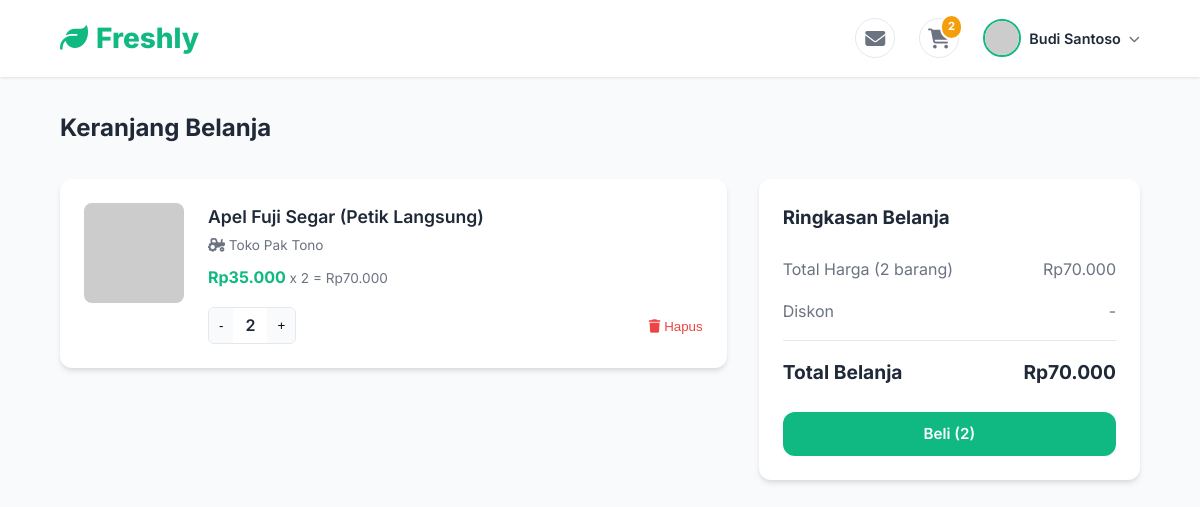
/cart.php (signed in), run on the app's committed database.
### tables this page shows
CREATE TABLE IF NOT EXISTS users (
    id INT AUTO_INCREMENT PRIMARY KEY,
    name VARCHAR(100) NOT NULL,
    email VARCHAR(150) NOT NULL UNIQUE,
    password_hash VARCHAR(255) NOT NULL,
    phone VARCHAR(30) DEFAULT NULL,
    address TEXT DEFAULT NULL,
    role ENUM('buyer', 'seller', 'admin') NOT NULL DEFAULT 'buyer',
    seller_status ENUM('pending', 'approved', 'rejected') DEFAULT NULL,
    avatar_url VARCHAR(500) DEFAULT NULL,
    store_name VARCHAR(150) DEFAULT NULL,
    store_location VARCHAR(200) DEFAULT NULL,
    created_at DATETIME NOT NULL DEFAULT CURRENT_TIMESTAMP,
    updated_at DATETIME NOT NULL DEFAULT CURRENT_TIMESTAMP ON UPDATE CURRENT_TIMESTAMP
);

CREATE TABLE IF NOT EXISTS cart_items (
    id INT AUTO_INCREMENT PRIMARY KEY,
    user_id INT NOT NULL,
    product_id INT NOT NULL,
    quantity INT NOT NULL DEFAULT 1,
    created_at DATETIME NOT NULL DEFAULT CURRENT_TIMESTAMP,
    UNIQUE KEY unique_cart_item (user_id, product_id),
    FOREIGN KEY (user_id) REFERENCES users(id) ON DELETE CASCADE,
    FOREIGN KEY (product_id) REFERENCES products(id) ON DELETE CASCADE
);

CREATE TABLE IF NOT EXISTS products (
    id INT AUTO_INCREMENT PRIMARY KEY,
    seller_id INT NOT NULL,
    category_id INT DEFAULT NULL,
    name VARCHAR(200) NOT NULL,
    weight VARCHAR(50) DEFAULT NULL,
    price INT NOT NULL DEFAULT 0,
    original_price INT DEFAULT NULL,
    stock INT NOT NULL DEFAULT 0,
    quality VARCHAR(100) DEFAULT NULL,
    harvest_method VARCHAR(100) DEFAULT NULL,
    description TEXT DEFAULT NULL,
    image_url VARCHAR(500) DEFAULT NULL,
    badge VARCHAR(50) DEFAULT NULL,
    preorder_available TINYINT(1) NOT NULL DEFAULT 0,
    preorder_date DATE DEFAULT NULL,
    rating_avg DECIMAL(2,1) NOT NULL DEFAULT 0.0,
    sold_count INT NOT NULL DEFAULT 0,
    is_active TINYINT(1) NOT NULL DEFAULT 1,
    created_at DATETIME NOT NULL DEFAULT CURRENT_TIMESTAMP,
    updated_at DATETIME NOT NULL DEFAULT CURRENT_TIMESTAMP ON UPDATE CURRENT_TIMESTAMP,
    FOREIGN KEY (seller_id) REFERENCES users(id) ON DELETE CASCADE,
    FOREIGN KEY (category_id) REFERENCES categories(id) ON DELETE SET NULL
);

### includes/helpers.php (called while the page is built, shortened)
<?php
function formatRupiah(int $amount): string {
    return "Rp" . number_format($amount, 0, ',', '.');
}
function isLoggedIn(): bool {
    return isset($_SESSION['user_id']);
}
function getCurrentUser(): ?array {
    static $user = null;
    if ($user === null) {
        $db = getDB();
        $stmt = $db->prepare("SELECT * FROM users WHERE id = ?");
        $stmt->execute([$_SESSION['user_id']]);
        $user = $stmt->fetch();
    }
    return $user;
}
function getCartCount(): int {
    $db = getDB();
    $stmt = $db->prepare("SELECT COALESCE(SUM(quantity), 0) FROM cart_items WHERE user_id = ?");
    $stmt->execute([$_SESSION['user_id']]);
    return (int) $stmt->fetchColumn();
}
function sanitize(string $input): string {
    return htmlspecialchars(trim($input), ENT_QUOTES, 'UTF-8');
}
function getProductImage(string $imageUrl): string {
    if (str_starts_with($imageUrl, 'http')) {
        return $imageUrl;
    }
    return BASE_URL . '/uploads/products/' . $imageUrl;
}
function getAvatarUrl(?string $name): string {
    $name = $name ?? 'User';
    return 'https://ui-avatars.com/api/?name=' . urlencode($name) . '&background=10b981&color=fff';
}

### cart.php (the view, shortened to what this page needs)
<?php
require_once __DIR__ . '/includes/helpers.php';
$db = getDB();
$userId = $_SESSION['user_id'];
$stmt = $db->prepare("
    SELECT ci.*, p.name, p.price, p.image_url, p.weight, p.stock,
           u.store_name, u.name as farmer_name
    FROM cart_items ci
    JOIN products p ON ci.product_id = p.id
    JOIN users u ON p.seller_id = u.id
    WHERE ci.user_id = ?
    ORDER BY ci.created_at DESC
");
$stmt->execute([$userId]);
$cartItems = $stmt->fetchAll();
$subtotal = 0;
$totalItems = 0;
foreach ($cartItems as $item) {
    $subtotal += $item['price'] * $item['quantity'];
    $totalItems += $item['quantity'];
}
?>
<!DOCTYPE html>
<html lang="id">
<head>
    <link rel="stylesheet" href="https://cdnjs.cloudflare.com/ajax/libs/font-awesome/6.4.0/css/all.min.css">
    <link rel="stylesheet" href="assets/css/style.css">
</head>
<body>
    <?php $navbarType = 'simple'; include __DIR__ . '/includes/navbar.php'; ?>
    <div style="padding:0 5%;max-width:1200px;margin:0 auto;">
        <h2 style="margin-top:2rem;">Keranjang Belanja</h2>
        <?php if(empty($cartItems)): ?>
        <div style="text-align:center;padding:4rem 2rem;color:var(--text-muted);">
            <i class="fa-solid fa-cart-shopping" style="font-size:4rem;margin-bottom:1rem;display:block;opacity:0.3;"></i>
            <h3>Keranjang Anda kosong</h3>
            <p style="margin-bottom:1.5rem;">Yuk mulai belanja produk segar dari petani!</p>
            <a href="<?= BASE_URL ?>/index.php" class="btn btn-primary" style="text-decoration:none;">Mulai Belanja</a>
        </div>
        <?php else: ?>
        <div class="cart-section">
            <div class="cart-items">
                <?php foreach($cartItems as $item): ?>
                <div class="cart-item">
                    <img src="<?= getProductImage($item['image_url']??'') ?>" alt="<?= sanitize($item['name']) ?>" onerror="this.src='https://via.placeholder.com/100'">
                    <div class="item-details">
                        <div class="item-title"><?= sanitize($item['name']) ?></div>
                        <div style="font-size:0.85rem;color:var(--text-muted);margin-bottom:0.5rem;"><i class="fa-solid fa-tractor"></i> <?= sanitize($item['store_name']??$item['farmer_name']) ?></div>
                        <div class="item-price"><?= formatRupiah($item['price']) ?> <span style="font-weight:400;color:var(--text-muted);font-size:0.85rem;">x <?= $item['quantity'] ?> = <?= formatRupiah($item['price']*$item['quantity']) ?></span></div>
                        <div class="item-actions">
                            <form method="POST" style="display:flex;border:1px solid #e5e7eb;border-radius:6px;overflow:hidden;">
                                <button type="submit" name="quantity" value="<?= max(1,$item['quantity']-1) ?>" style="padding:5px 10px;border:none;cursor:pointer;background:var(--bg-color);">-</button>
                                <span style="padding:5px 12px;font-weight:600;display:flex;align-items:center;"><?= $item['quantity'] ?></span>
                                <button type="submit" name="quantity" value="<?= min($item['stock'],$item['quantity']+1) ?>" style="padding:5px 10px;border:none;cursor:pointer;background:var(--bg-color);">+</button>
                            </form>
                            <form method="POST">
                                <button type="submit" style="border:none;background:transparent;color:#ef4444;cursor:pointer;"><i class="fa-solid fa-trash"></i> Hapus</button>
                            </form>
                        </div>
                    </div>
                </div>
                <?php endforeach; ?>
            </div>
            <div class="cart-summary">
                <h3 style="margin-bottom:1.5rem;">Ringkasan Belanja</h3>
                <div class="summary-row"><span>Total Harga (<?= $totalItems ?> barang)</span><span><?= formatRupiah($subtotal) ?></span></div>
                <div class="summary-row"><span>Diskon</span><span>-</span></div>
                <div class="summary-total"><span>Total Belanja</span><span><?= formatRupiah($subtotal) ?></span></div>
                <a href="<?= BASE_URL ?>/checkout.php" class="btn btn-primary" style="width:100%;margin-top:1.5rem;text-align:center;display:block;text-decoration:none;">Beli (<?= $totalItems ?>)</a>
            </div>
        </div>
        <?php endif; ?>
    </div>
</body>
</html>

### includes/navbar.php (shortened to what this page needs)
<?php
$currentUser = getCurrentUser();
$cartCount = getCartCount();
$isLogged = isLoggedIn();
$userRole = $_SESSION['role'] ?? '';
?>
<nav class="navbar">
    <a href="<?= BASE_URL ?>/index.php" class="nav-brand">
        <i class="fa-solid fa-leaf"></i> Freshly
    </a>
    <div class="nav-actions">
        <?php if ($isLogged): ?>
            <?php if ($userRole === 'buyer'): ?>
                <div class="icon-action" onclick="window.location.href='<?= BASE_URL ?>/chat.php'" title="Pesan">
                    <i class="fa-solid fa-envelope fa-lg"></i>
                </div>
                <div class="icon-action cart-icon" onclick="window.location.href='<?= BASE_URL ?>/cart.php'" title="Keranjang">
                    <i class="fa-solid fa-cart-shopping fa-lg"></i>
                    <?php if ($cartCount > 0): ?>
                        <span class="icon-badge cart-badge"><?= $cartCount ?></span>
                    <?php endif; ?>
                </div>
            <?php endif; ?>
            <div class="user-profile-dropdown" style="position:relative;">
                <div style="display:flex; align-items:center; gap:8px; cursor:pointer;" onclick="this.parentElement.querySelector('.dropdown-menu').classList.toggle('show')">
                    <img src="<?= getAvatarUrl($currentUser['name'] ?? 'User') ?>" style="width:38px; height:38px; border-radius:50%; border: 2px solid var(--primary-color);" alt="Profile">
                    <span style="font-weight:600; font-size:0.9rem; max-width:120px; overflow:hidden; text-overflow:ellipsis; white-space:nowrap;"><?= sanitize($currentUser['name'] ?? '') ?></span>
                    <i class="fa-solid fa-chevron-down" style="font-size:0.7rem; color:var(--text-muted);"></i>
                </div>
            </div>
        <?php else: ?>
            <button class="btn btn-outline" onclick="window.location.href='<?= BASE_URL ?>/login.php'">Masuk</button>
            <button class="btn btn-primary" onclick="window.location.href='<?= BASE_URL ?>/register.php'">Daftar</button>
        <?php endif; ?>
    </div>
</nav>

### assets/css/style.css (style rules this page uses)
:root { --primary-color: #10b981; --primary-dark: #059669; --secondary-color: #f59e0b; --bg-color: #f9fafb; --text-main: #1f2937; --text-muted: #6b7280; --white: #ffffff; --border-color: #e5e7eb; --radius: 12px; --shadow: 0 4px 6px -1px rgba(0, 0, 0, 0.1), 0 2px 4px -1px rgba(0, 0, 0, 0.06); --shadow-hover: 0 10px 15px -3px rgba(0, 0, 0, 0.1), 0 4px 6px -2px rgba(0, 0, 0, 0.05); --transition: all 0.3s ease; }
* { margin: 0; padding: 0; box-sizing: border-box; }
body { font-family: 'Inter', sans-serif; background-color: var(--bg-color); color: var(--text-main); line-height: 1.6; }
a { text-decoration: none; color: inherit; }
.navbar { position: sticky; top: 0; z-index: 100; background-color: rgba(255, 255, 255, 0.9); backdrop-filter: blur(10px); box-shadow: 0 1px 3px 0 rgba(0, 0, 0, 0.1); padding: 1rem 5%; display: flex; align-items: center; justify-content: space-between; gap: 2rem; }
.nav-brand { font-size: 1.75rem; font-weight: 800; color: var(--primary-color); display: flex; align-items: center; gap: 0.5rem; }
.nav-actions { display: flex; align-items: center; gap: 1.5rem; }
.icon-action { position: relative; color: var(--text-muted); cursor: pointer; transition: var(--transition); display: flex; align-items: center; justify-content: center; width: 40px; height: 40px; border-radius: 50%; background-color: var(--white); border: 1px solid var(--border-color); }
.icon-badge { position: absolute; top: -5px; right: -5px; background-color: var(--secondary-color); color: white; font-size: 0.7rem; font-weight: bold; padding: 0.1rem 0.4rem; border-radius: 50%; border: 2px solid white; }
.btn { padding: 0.6rem 1.25rem; border-radius: var(--radius); font-weight: 600; font-size: 0.95rem; cursor: pointer; transition: var(--transition); border: none; }
.btn-primary { background-color: var(--primary-color); color: white; }

### cart.php (style rules this page uses)
.cart-section { padding:2rem 0; display:flex; gap:2rem; margin-bottom:4rem; }
.cart-items { flex:2; }
.cart-summary { flex:1; background:var(--white); padding:1.5rem; border-radius:var(--radius); box-shadow:var(--shadow); height:fit-content; position:sticky; top:100px; }
.cart-item { display:flex; gap:1.5rem; background:var(--white); padding:1.5rem; border-radius:var(--radius); box-shadow:var(--shadow); margin-bottom:1.5rem; }
.cart-item img { width:100px; height:100px; border-radius:8px; object-fit:cover; }
.item-details { flex:1; }
.item-title { font-size:1.1rem; font-weight:600; margin-bottom:0.25rem; }
.item-price { font-weight:700; color:var(--primary-color); margin-bottom:1rem; }
.item-actions { display:flex; justify-content:space-between; align-items:center; }
.summary-row { display:flex; justify-content:space-between; margin-bottom:1rem; color:var(--text-muted); }
.summary-total { display:flex; justify-content:space-between; margin-top:1rem; padding-top:1rem; border-top:1px solid var(--border-color); font-weight:700; font-size:1.2rem; }

### data on the page
users: name "Budi Santoso"
cart_items: product.name "Apel Fuji Segar (Petik Langsung)", users.store_name "Toko Pak Tono", product.price "Rp35.000", quantity "2", formatRupiah($item['price']*$item['quantity']) "Rp70.000"

### other printed values
$cartCount "2"
$totalItems "2"
formatRupiah($subtotal) "Rp70.000"
